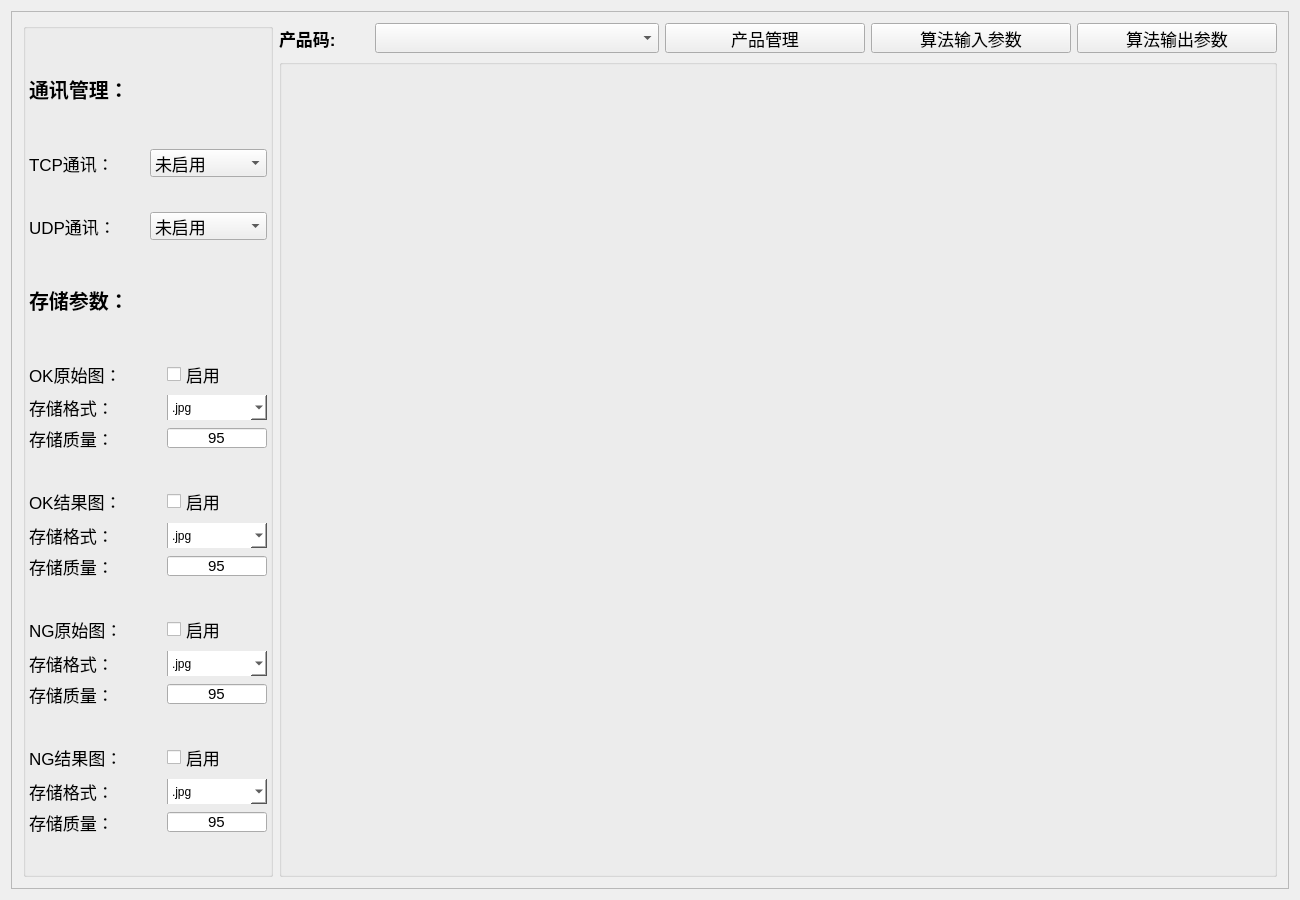
<?xml version="1.0" encoding="UTF-8"?>
<ui version="4.0">
 <class>WorkParametricWindow</class>
 <widget class="QWidget" name="WorkParametricWindow">
  <property name="geometry">
   <rect>
    <x>0</x>
    <y>0</y>
    <width>1300</width>
    <height>900</height>
   </rect>
  </property>
  <property name="windowTitle">
   <string>参数设置</string>
  </property>
  <property name="windowIcon">
   <iconset>
    <normaloff>myfile/images/controls-alt.jpg</normaloff>myfile/images/controls-alt.jpg</iconset>
  </property>
  <layout class="QGridLayout" name="gridLayout_18">
   <item row="0" column="0">
    <widget class="QScrollArea" name="scrollArea">
     <property name="styleSheet">
      <string notr="true"/>
     </property>
     <property name="widgetResizable">
      <bool>true</bool>
     </property>
     <widget class="QWidget" name="scrollAreaWidgetContents">
      <property name="geometry">
       <rect>
        <x>0</x>
        <y>0</y>
        <width>1280</width>
        <height>880</height>
       </rect>
      </property>
      <layout class="QGridLayout" name="gridLayout_21">
       <item row="0" column="0" rowspan="2">
        <widget class="QWidget" name="widget_left" native="true">
         <property name="minimumSize">
          <size>
           <width>250</width>
           <height>0</height>
          </size>
         </property>
         <property name="maximumSize">
          <size>
           <width>250</width>
           <height>16777215</height>
          </size>
         </property>
         <layout class="QGridLayout" name="gridLayout_7">
          <property name="leftMargin">
           <number>0</number>
          </property>
          <property name="topMargin">
           <number>0</number>
          </property>
          <property name="rightMargin">
           <number>0</number>
          </property>
          <property name="bottomMargin">
           <number>0</number>
          </property>
          <property name="spacing">
           <number>0</number>
          </property>
          <item row="0" column="0">
           <widget class="QGroupBox" name="groupBox_left">
            <property name="minimumSize">
             <size>
              <width>250</width>
              <height>0</height>
             </size>
            </property>
            <property name="maximumSize">
             <size>
              <width>6666</width>
              <height>16777215</height>
             </size>
            </property>
            <property name="styleSheet">
             <string notr="true"/>
            </property>
            <property name="title">
             <string/>
            </property>
            <layout class="QGridLayout" name="gridLayout_19">
             <property name="leftMargin">
              <number>3</number>
             </property>
             <property name="topMargin">
              <number>3</number>
             </property>
             <property name="rightMargin">
              <number>3</number>
             </property>
             <property name="bottomMargin">
              <number>3</number>
             </property>
             <property name="spacing">
              <number>3</number>
             </property>
             <item row="1" column="1">
              <widget class="QComboBox" name="Communication_TCP">
               <property name="font">
                <font>
                 <pointsize>13</pointsize>
                </font>
               </property>
               <property name="maxVisibleItems">
                <number>999</number>
               </property>
               <item>
                <property name="text">
                 <string>未启用</string>
                </property>
               </item>
              </widget>
             </item>
             <item row="2" column="1">
              <widget class="QComboBox" name="Communication_UDP">
               <property name="font">
                <font>
                 <pointsize>13</pointsize>
                </font>
               </property>
               <property name="maxVisibleItems">
                <number>999</number>
               </property>
               <item>
                <property name="text">
                 <string>未启用</string>
                </property>
               </item>
              </widget>
             </item>
             <item row="6" column="0" colspan="2">
              <layout class="QGridLayout" name="gridLayout_11">
               <item row="0" column="0">
                <layout class="QGridLayout" name="gridLayout_12">
                 <item row="0" column="0">
                  <widget class="QLabel" name="label_6">
                   <property name="font">
                    <font>
                     <family>Arial</family>
                     <pointsize>13</pointsize>
                    </font>
                   </property>
                   <property name="text">
                    <string>NG原始图：</string>
                   </property>
                  </widget>
                 </item>
                 <item row="0" column="1">
                  <widget class="QCheckBox" name="ng_souce">
                   <property name="maximumSize">
                    <size>
                     <width>100</width>
                     <height>16777215</height>
                    </size>
                   </property>
                   <property name="font">
                    <font>
                     <pointsize>13</pointsize>
                    </font>
                   </property>
                   <property name="text">
                    <string>启用</string>
                   </property>
                   <property name="checkable">
                    <bool>true</bool>
                   </property>
                   <property name="checked">
                    <bool>false</bool>
                   </property>
                   <property name="tristate">
                    <bool>false</bool>
                   </property>
                  </widget>
                 </item>
                </layout>
               </item>
               <item row="1" column="0">
                <layout class="QGridLayout" name="gridLayout_13">
                 <item row="0" column="0">
                  <widget class="QLabel" name="label_13">
                   <property name="font">
                    <font>
                     <pointsize>13</pointsize>
                    </font>
                   </property>
                   <property name="text">
                    <string>存储格式：</string>
                   </property>
                  </widget>
                 </item>
                 <item row="0" column="1">
                  <widget class="QComboBox" name="ck_oksouce_last_2">
                   <property name="minimumSize">
                    <size>
                     <width>70</width>
                     <height>25</height>
                    </size>
                   </property>
                   <property name="maximumSize">
                    <size>
                     <width>100</width>
                     <height>25</height>
                    </size>
                   </property>
                   <property name="font">
                    <font>
                     <pointsize>9</pointsize>
                    </font>
                   </property>
                   <property name="styleSheet">
                    <string notr="true">subcontrol-origin: padding;
background-color: rgb(255, 255, 255);
     subcontrol- position :  top  right ;
     width :  20px ;
 
     border-left-width :  1px ;
     border-left-color : darkgray;
     border-left-style :  solid ;  /* just a single line */
     border-top-right-radius:  3px ;  /* same radius as the QComboBox */
     border-bottom-right-radius:  3px ;</string>
                   </property>
                   <item>
                    <property name="text">
                     <string>.jpg</string>
                    </property>
                   </item>
                   <item>
                    <property name="text">
                     <string>.bmp</string>
                    </property>
                   </item>
                  </widget>
                 </item>
                </layout>
               </item>
               <item row="2" column="0">
                <layout class="QGridLayout" name="gridLayout_14">
                 <item row="0" column="0">
                  <widget class="QLabel" name="label_12">
                   <property name="font">
                    <font>
                     <pointsize>13</pointsize>
                    </font>
                   </property>
                   <property name="text">
                    <string>存储质量：</string>
                   </property>
                  </widget>
                 </item>
                 <item row="0" column="1">
                  <widget class="QLineEdit" name="li_ngsouce_good">
                   <property name="minimumSize">
                    <size>
                     <width>70</width>
                     <height>20</height>
                    </size>
                   </property>
                   <property name="maximumSize">
                    <size>
                     <width>100</width>
                     <height>20</height>
                    </size>
                   </property>
                   <property name="font">
                    <font>
                     <pointsize>11</pointsize>
                    </font>
                   </property>
                   <property name="text">
                    <string>95</string>
                   </property>
                   <property name="alignment">
                    <set>Qt::AlignCenter</set>
                   </property>
                  </widget>
                 </item>
                </layout>
               </item>
              </layout>
             </item>
             <item row="1" column="0">
              <widget class="QLabel" name="label_15">
               <property name="maximumSize">
                <size>
                 <width>999</width>
                 <height>16777215</height>
                </size>
               </property>
               <property name="font">
                <font>
                 <pointsize>13</pointsize>
                </font>
               </property>
               <property name="text">
                <string>TCP通讯：</string>
               </property>
              </widget>
             </item>
             <item row="7" column="0" colspan="2">
              <layout class="QGridLayout" name="gridLayout_15">
               <item row="0" column="0">
                <layout class="QHBoxLayout" name="horizontalLayout_4">
                 <item>
                  <widget class="QLabel" name="label_7">
                   <property name="font">
                    <font>
                     <family>Arial</family>
                     <pointsize>13</pointsize>
                    </font>
                   </property>
                   <property name="text">
                    <string>NG结果图：</string>
                   </property>
                  </widget>
                 </item>
                 <item>
                  <widget class="QCheckBox" name="ng_result">
                   <property name="minimumSize">
                    <size>
                     <width>0</width>
                     <height>0</height>
                    </size>
                   </property>
                   <property name="maximumSize">
                    <size>
                     <width>100</width>
                     <height>16777215</height>
                    </size>
                   </property>
                   <property name="font">
                    <font>
                     <pointsize>13</pointsize>
                    </font>
                   </property>
                   <property name="text">
                    <string>启用</string>
                   </property>
                   <property name="checkable">
                    <bool>true</bool>
                   </property>
                   <property name="checked">
                    <bool>false</bool>
                   </property>
                   <property name="tristate">
                    <bool>false</bool>
                   </property>
                  </widget>
                 </item>
                </layout>
               </item>
               <item row="1" column="0">
                <layout class="QGridLayout" name="gridLayout_16">
                 <item row="0" column="0">
                  <widget class="QLabel" name="label_11">
                   <property name="font">
                    <font>
                     <pointsize>13</pointsize>
                    </font>
                   </property>
                   <property name="text">
                    <string>存储格式：</string>
                   </property>
                  </widget>
                 </item>
                 <item row="0" column="1">
                  <widget class="QComboBox" name="ck_ngresult_last">
                   <property name="minimumSize">
                    <size>
                     <width>70</width>
                     <height>25</height>
                    </size>
                   </property>
                   <property name="maximumSize">
                    <size>
                     <width>100</width>
                     <height>25</height>
                    </size>
                   </property>
                   <property name="font">
                    <font>
                     <pointsize>9</pointsize>
                    </font>
                   </property>
                   <property name="styleSheet">
                    <string notr="true">subcontrol-origin: padding;
background-color: rgb(255, 255, 255);
     subcontrol- position :  top  right ;
     width :  20px ;
 
     border-left-width :  1px ;
     border-left-color : darkgray;
     border-left-style :  solid ;  /* just a single line */
     border-top-right-radius:  3px ;  /* same radius as the QComboBox */
     border-bottom-right-radius:  3px ;</string>
                   </property>
                   <item>
                    <property name="text">
                     <string>.jpg</string>
                    </property>
                   </item>
                   <item>
                    <property name="text">
                     <string>.bmp</string>
                    </property>
                   </item>
                  </widget>
                 </item>
                </layout>
               </item>
               <item row="2" column="0">
                <layout class="QGridLayout" name="gridLayout_17">
                 <item row="0" column="0">
                  <widget class="QLabel" name="label_10">
                   <property name="font">
                    <font>
                     <pointsize>13</pointsize>
                    </font>
                   </property>
                   <property name="text">
                    <string>存储质量：</string>
                   </property>
                  </widget>
                 </item>
                 <item row="0" column="1">
                  <widget class="QLineEdit" name="li_ngresult_good">
                   <property name="minimumSize">
                    <size>
                     <width>70</width>
                     <height>20</height>
                    </size>
                   </property>
                   <property name="maximumSize">
                    <size>
                     <width>100</width>
                     <height>20</height>
                    </size>
                   </property>
                   <property name="font">
                    <font>
                     <pointsize>11</pointsize>
                    </font>
                   </property>
                   <property name="text">
                    <string>95</string>
                   </property>
                   <property name="alignment">
                    <set>Qt::AlignCenter</set>
                   </property>
                  </widget>
                 </item>
                </layout>
               </item>
              </layout>
             </item>
             <item row="0" column="0" colspan="2">
              <widget class="QLabel" name="label_14">
               <property name="minimumSize">
                <size>
                 <width>200</width>
                 <height>50</height>
                </size>
               </property>
               <property name="maximumSize">
                <size>
                 <width>200</width>
                 <height>50</height>
                </size>
               </property>
               <property name="font">
                <font>
                 <family>Arial</family>
                 <pointsize>15</pointsize>
                 <weight>75</weight>
                 <bold>true</bold>
                </font>
               </property>
               <property name="text">
                <string>通讯管理：</string>
               </property>
              </widget>
             </item>
             <item row="2" column="0">
              <widget class="QLabel" name="label_16">
               <property name="maximumSize">
                <size>
                 <width>999</width>
                 <height>16777215</height>
                </size>
               </property>
               <property name="font">
                <font>
                 <pointsize>13</pointsize>
                </font>
               </property>
               <property name="text">
                <string>UDP通讯：</string>
               </property>
              </widget>
             </item>
             <item row="3" column="0" colspan="2">
              <widget class="QLabel" name="label_3">
               <property name="minimumSize">
                <size>
                 <width>200</width>
                 <height>50</height>
                </size>
               </property>
               <property name="maximumSize">
                <size>
                 <width>200</width>
                 <height>50</height>
                </size>
               </property>
               <property name="font">
                <font>
                 <family>Arial</family>
                 <pointsize>15</pointsize>
                 <weight>75</weight>
                 <bold>true</bold>
                </font>
               </property>
               <property name="text">
                <string>存储参数：</string>
               </property>
              </widget>
             </item>
             <item row="4" column="0" colspan="2">
              <layout class="QGridLayout" name="gridLayout_3">
               <item row="1" column="0">
                <layout class="QGridLayout" name="gridLayout_5">
                 <item row="0" column="0">
                  <widget class="QLabel" name="label">
                   <property name="font">
                    <font>
                     <pointsize>13</pointsize>
                    </font>
                   </property>
                   <property name="text">
                    <string>存储格式：</string>
                   </property>
                  </widget>
                 </item>
                 <item row="0" column="1">
                  <widget class="QComboBox" name="ck_oksouce_last">
                   <property name="minimumSize">
                    <size>
                     <width>70</width>
                     <height>25</height>
                    </size>
                   </property>
                   <property name="maximumSize">
                    <size>
                     <width>100</width>
                     <height>25</height>
                    </size>
                   </property>
                   <property name="font">
                    <font>
                     <pointsize>9</pointsize>
                    </font>
                   </property>
                   <property name="styleSheet">
                    <string notr="true">subcontrol-origin: padding;
background-color: rgb(255, 255, 255);
     subcontrol- position :  top  right ;
     width :  20px ;
 
     border-left-width :  1px ;
     border-left-color : darkgray;
     border-left-style :  solid ;  /* just a single line */
     border-top-right-radius:  3px ;  /* same radius as the QComboBox */
     border-bottom-right-radius:  3px ;</string>
                   </property>
                   <item>
                    <property name="text">
                     <string>.jpg</string>
                    </property>
                   </item>
                   <item>
                    <property name="text">
                     <string>.bmp</string>
                    </property>
                   </item>
                  </widget>
                 </item>
                </layout>
               </item>
               <item row="0" column="0">
                <layout class="QGridLayout" name="gridLayout_4">
                 <item row="0" column="0">
                  <widget class="QLabel" name="label_4">
                   <property name="font">
                    <font>
                     <family>Arial</family>
                     <pointsize>13</pointsize>
                    </font>
                   </property>
                   <property name="text">
                    <string>OK原始图：</string>
                   </property>
                  </widget>
                 </item>
                 <item row="0" column="1">
                  <widget class="QCheckBox" name="ok_souce">
                   <property name="minimumSize">
                    <size>
                     <width>0</width>
                     <height>0</height>
                    </size>
                   </property>
                   <property name="maximumSize">
                    <size>
                     <width>100</width>
                     <height>16777215</height>
                    </size>
                   </property>
                   <property name="font">
                    <font>
                     <pointsize>13</pointsize>
                    </font>
                   </property>
                   <property name="styleSheet">
                    <string notr="true">width: 24px;
height: 24px;</string>
                   </property>
                   <property name="text">
                    <string>启用</string>
                   </property>
                   <property name="checkable">
                    <bool>true</bool>
                   </property>
                   <property name="checked">
                    <bool>false</bool>
                   </property>
                   <property name="tristate">
                    <bool>false</bool>
                   </property>
                  </widget>
                 </item>
                </layout>
               </item>
               <item row="2" column="0">
                <layout class="QGridLayout" name="gridLayout_6">
                 <item row="0" column="0">
                  <widget class="QLabel" name="label_2">
                   <property name="font">
                    <font>
                     <pointsize>13</pointsize>
                    </font>
                   </property>
                   <property name="text">
                    <string>存储质量：</string>
                   </property>
                  </widget>
                 </item>
                 <item row="0" column="1">
                  <widget class="QLineEdit" name="li_oksouce_good">
                   <property name="minimumSize">
                    <size>
                     <width>20</width>
                     <height>20</height>
                    </size>
                   </property>
                   <property name="maximumSize">
                    <size>
                     <width>100</width>
                     <height>20</height>
                    </size>
                   </property>
                   <property name="font">
                    <font>
                     <pointsize>11</pointsize>
                    </font>
                   </property>
                   <property name="text">
                    <string>95</string>
                   </property>
                   <property name="alignment">
                    <set>Qt::AlignCenter</set>
                   </property>
                  </widget>
                 </item>
                </layout>
               </item>
              </layout>
             </item>
             <item row="5" column="0" colspan="2">
              <layout class="QGridLayout" name="gridLayout_2">
               <item row="0" column="0">
                <layout class="QGridLayout" name="gridLayout_8">
                 <item row="0" column="0">
                  <widget class="QLabel" name="label_5">
                   <property name="font">
                    <font>
                     <family>Arial</family>
                     <pointsize>13</pointsize>
                    </font>
                   </property>
                   <property name="text">
                    <string>OK结果图：</string>
                   </property>
                  </widget>
                 </item>
                 <item row="0" column="1">
                  <widget class="QCheckBox" name="ok_result">
                   <property name="maximumSize">
                    <size>
                     <width>100</width>
                     <height>16777215</height>
                    </size>
                   </property>
                   <property name="sizeIncrement">
                    <size>
                     <width>0</width>
                     <height>0</height>
                    </size>
                   </property>
                   <property name="font">
                    <font>
                     <pointsize>13</pointsize>
                    </font>
                   </property>
                   <property name="text">
                    <string>启用</string>
                   </property>
                   <property name="checkable">
                    <bool>true</bool>
                   </property>
                   <property name="checked">
                    <bool>false</bool>
                   </property>
                   <property name="tristate">
                    <bool>false</bool>
                   </property>
                  </widget>
                 </item>
                </layout>
               </item>
               <item row="1" column="0">
                <layout class="QGridLayout" name="gridLayout_9">
                 <item row="0" column="0">
                  <widget class="QLabel" name="label_9">
                   <property name="font">
                    <font>
                     <pointsize>13</pointsize>
                    </font>
                   </property>
                   <property name="text">
                    <string>存储格式：</string>
                   </property>
                  </widget>
                 </item>
                 <item row="0" column="1">
                  <widget class="QComboBox" name="ck_okresult_last">
                   <property name="minimumSize">
                    <size>
                     <width>70</width>
                     <height>25</height>
                    </size>
                   </property>
                   <property name="maximumSize">
                    <size>
                     <width>100</width>
                     <height>25</height>
                    </size>
                   </property>
                   <property name="font">
                    <font>
                     <pointsize>9</pointsize>
                    </font>
                   </property>
                   <property name="styleSheet">
                    <string notr="true">subcontrol-origin: padding;
background-color: rgb(255, 255, 255);
     subcontrol- position :  top  right ;
     width :  20px ;
 
     border-left-width :  1px ;
     border-left-color : darkgray;
     border-left-style :  solid ;  /* just a single line */
     border-top-right-radius:  3px ;  /* same radius as the QComboBox */
     border-bottom-right-radius:  3px ;</string>
                   </property>
                   <item>
                    <property name="text">
                     <string>.jpg</string>
                    </property>
                   </item>
                   <item>
                    <property name="text">
                     <string>.bmp</string>
                    </property>
                   </item>
                  </widget>
                 </item>
                </layout>
               </item>
               <item row="2" column="0">
                <layout class="QGridLayout" name="gridLayout_10">
                 <item row="0" column="0">
                  <widget class="QLabel" name="label_8">
                   <property name="font">
                    <font>
                     <pointsize>13</pointsize>
                    </font>
                   </property>
                   <property name="text">
                    <string>存储质量：</string>
                   </property>
                  </widget>
                 </item>
                 <item row="0" column="1">
                  <widget class="QLineEdit" name="li_okresult_good">
                   <property name="minimumSize">
                    <size>
                     <width>70</width>
                     <height>20</height>
                    </size>
                   </property>
                   <property name="maximumSize">
                    <size>
                     <width>100</width>
                     <height>20</height>
                    </size>
                   </property>
                   <property name="font">
                    <font>
                     <pointsize>11</pointsize>
                    </font>
                   </property>
                   <property name="text">
                    <string>95</string>
                   </property>
                   <property name="alignment">
                    <set>Qt::AlignCenter</set>
                   </property>
                  </widget>
                 </item>
                </layout>
               </item>
              </layout>
             </item>
            </layout>
           </widget>
          </item>
         </layout>
        </widget>
       </item>
       <item row="0" column="1">
        <widget class="QLabel" name="label_17">
         <property name="minimumSize">
          <size>
           <width>90</width>
           <height>0</height>
          </size>
         </property>
         <property name="maximumSize">
          <size>
           <width>90</width>
           <height>16777215</height>
          </size>
         </property>
         <property name="font">
          <font>
           <pointsize>13</pointsize>
           <weight>75</weight>
           <bold>true</bold>
          </font>
         </property>
         <property name="text">
          <string>产品码:</string>
         </property>
        </widget>
       </item>
       <item row="0" column="2">
        <widget class="QComboBox" name="comboBox_products">
         <property name="minimumSize">
          <size>
           <width>200</width>
           <height>30</height>
          </size>
         </property>
         <property name="maximumSize">
          <size>
           <width>99999</width>
           <height>999999</height>
          </size>
         </property>
         <property name="font">
          <font>
           <pointsize>13</pointsize>
           <weight>75</weight>
           <bold>true</bold>
          </font>
         </property>
         <property name="editable">
          <bool>false</bool>
         </property>
         <property name="currentIndex">
          <number>-1</number>
         </property>
         <property name="maxVisibleItems">
          <number>100</number>
         </property>
         <property name="placeholderText">
          <string/>
         </property>
        </widget>
       </item>
       <item row="0" column="3">
        <widget class="QPushButton" name="btn_addproducts">
         <property name="minimumSize">
          <size>
           <width>200</width>
           <height>30</height>
          </size>
         </property>
         <property name="maximumSize">
          <size>
           <width>200</width>
           <height>30</height>
          </size>
         </property>
         <property name="font">
          <font>
           <pointsize>13</pointsize>
          </font>
         </property>
         <property name="text">
          <string>产品管理</string>
         </property>
         <property name="icon">
          <iconset>
           <normaloff>myfile/images/Mabe/cart.jpg</normaloff>myfile/images/Mabe/cart.jpg</iconset>
         </property>
         <property name="iconSize">
          <size>
           <width>24</width>
           <height>24</height>
          </size>
         </property>
        </widget>
       </item>
       <item row="0" column="4">
        <widget class="QPushButton" name="btn_alo_input">
         <property name="minimumSize">
          <size>
           <width>150</width>
           <height>30</height>
          </size>
         </property>
         <property name="maximumSize">
          <size>
           <width>200</width>
           <height>30</height>
          </size>
         </property>
         <property name="font">
          <font>
           <pointsize>13</pointsize>
          </font>
         </property>
         <property name="cursor">
          <cursorShape>PointingHandCursor</cursorShape>
         </property>
         <property name="text">
          <string>算法输入参数</string>
         </property>
         <property name="icon">
          <iconset>
           <normaloff>myfile/images/Mabe/align-left.jpg</normaloff>myfile/images/Mabe/align-left.jpg</iconset>
         </property>
         <property name="iconSize">
          <size>
           <width>24</width>
           <height>24</height>
          </size>
         </property>
        </widget>
       </item>
       <item row="0" column="5">
        <widget class="QPushButton" name="btn_alo_output">
         <property name="minimumSize">
          <size>
           <width>200</width>
           <height>30</height>
          </size>
         </property>
         <property name="maximumSize">
          <size>
           <width>200</width>
           <height>30</height>
          </size>
         </property>
         <property name="font">
          <font>
           <pointsize>13</pointsize>
          </font>
         </property>
         <property name="cursor">
          <cursorShape>PointingHandCursor</cursorShape>
         </property>
         <property name="text">
          <string>算法输出参数</string>
         </property>
         <property name="icon">
          <iconset>
           <normaloff>myfile/images/Mabe/align-right.jpg</normaloff>myfile/images/Mabe/align-right.jpg</iconset>
         </property>
         <property name="iconSize">
          <size>
           <width>24</width>
           <height>24</height>
          </size>
         </property>
        </widget>
       </item>
       <item row="1" column="1" colspan="5">
        <widget class="QWidget" name="widget_right" native="true">
         <layout class="QGridLayout" name="gridLayout">
          <property name="leftMargin">
           <number>0</number>
          </property>
          <property name="topMargin">
           <number>0</number>
          </property>
          <property name="rightMargin">
           <number>0</number>
          </property>
          <property name="bottomMargin">
           <number>0</number>
          </property>
          <property name="spacing">
           <number>0</number>
          </property>
          <item row="0" column="0">
           <widget class="QGroupBox" name="groupBox_2">
            <property name="font">
             <font>
              <pointsize>15</pointsize>
              <weight>75</weight>
              <bold>true</bold>
             </font>
            </property>
            <property name="styleSheet">
             <string notr="true"/>
            </property>
            <property name="title">
             <string/>
            </property>
            <layout class="QGridLayout" name="gridLayout_20">
             <property name="leftMargin">
              <number>0</number>
             </property>
             <property name="topMargin">
              <number>0</number>
             </property>
             <property name="rightMargin">
              <number>0</number>
             </property>
             <property name="bottomMargin">
              <number>0</number>
             </property>
             <property name="spacing">
              <number>0</number>
             </property>
             <item row="0" column="0">
              <widget class="QGroupBox" name="groupBox_alo">
               <property name="font">
                <font>
                 <pointsize>15</pointsize>
                 <weight>75</weight>
                 <italic>false</italic>
                 <bold>true</bold>
                 <stylestrategy>PreferDefault</stylestrategy>
                 <kerning>true</kerning>
                </font>
               </property>
               <property name="styleSheet">
                <string notr="true">border: none;</string>
               </property>
               <property name="title">
                <string/>
               </property>
               <property name="alignment">
                <set>Qt::AlignLeading|Qt::AlignLeft|Qt::AlignVCenter</set>
               </property>
              </widget>
             </item>
             <item row="1" column="0">
              <widget class="QGroupBox" name="groupBox">
               <property name="font">
                <font>
                 <pointsize>15</pointsize>
                 <weight>75</weight>
                 <bold>true</bold>
                </font>
               </property>
               <property name="styleSheet">
                <string notr="true">border: none;</string>
               </property>
               <property name="title">
                <string/>
               </property>
              </widget>
             </item>
            </layout>
           </widget>
          </item>
         </layout>
        </widget>
       </item>
      </layout>
     </widget>
    </widget>
   </item>
  </layout>
 </widget>
 <layoutdefault spacing="6" margin="11"/>
 <resources/>
 <connections/>
</ui>
